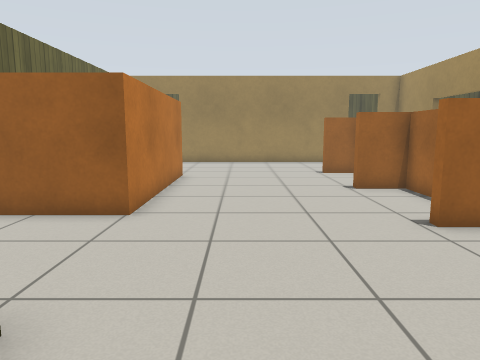
view 1 (above)

16 first-person views from a walk through a world built for the Gazebo simulator. The camera is 0.9 m above the floor, tilts 8° down and sees 70° across. The floor is counted in squares, 0.5 m on a side. Each view is taken from the middle of a square. On the plan, view 1 faces up. The plan holds only what a view shows up to about 17 squares ahead; the rest is blank. The robots in the file are not drawn. Gazebo's built-in surfaces are drawn with simple patterns.

view 2
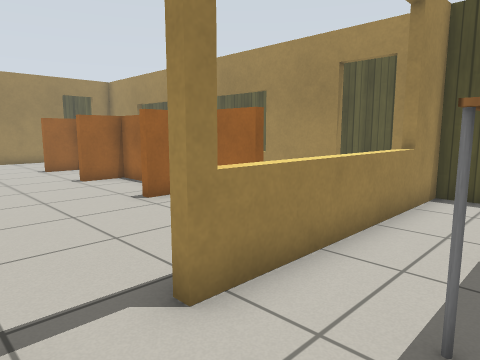

view 3
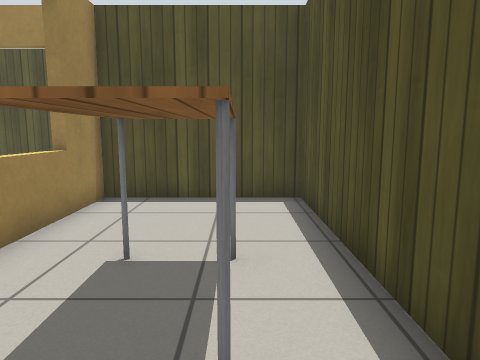

view 4
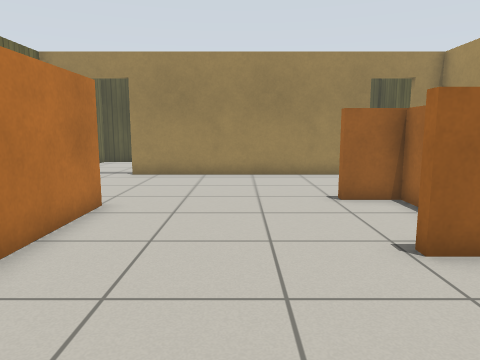

view 5
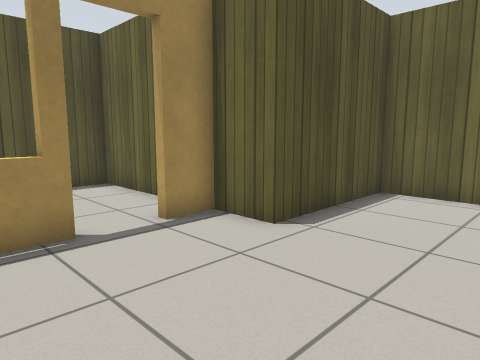

view 6
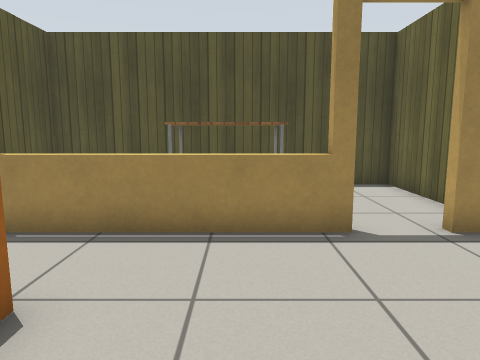

view 7
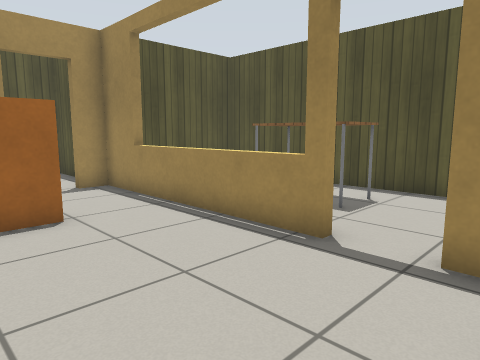

view 8
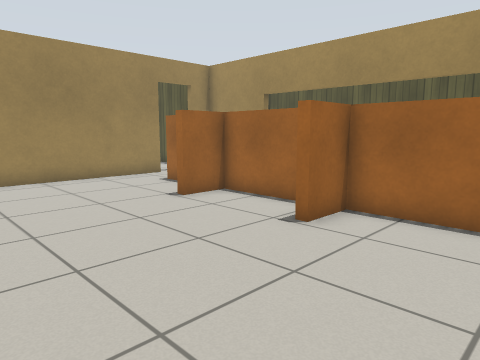

view 9
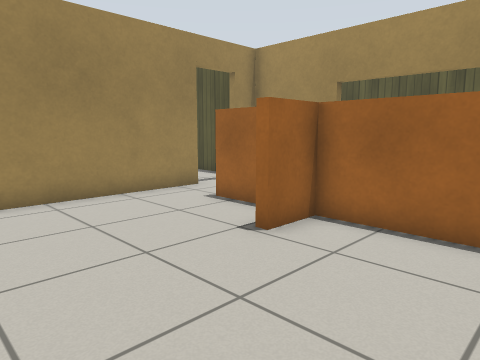

view 10
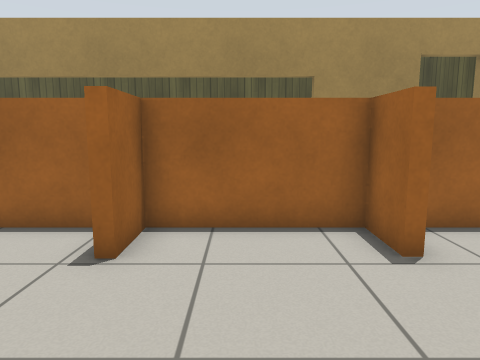

view 11
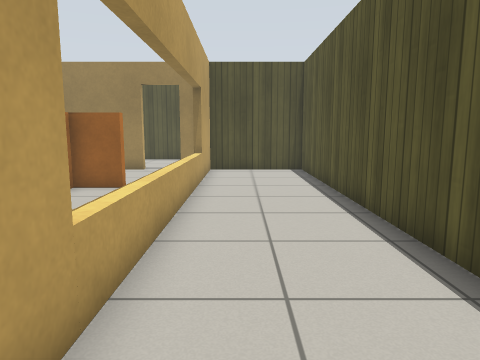

view 12
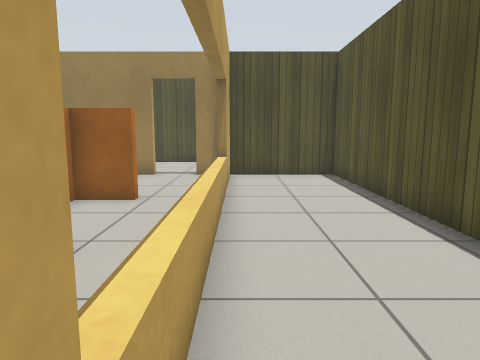

view 13
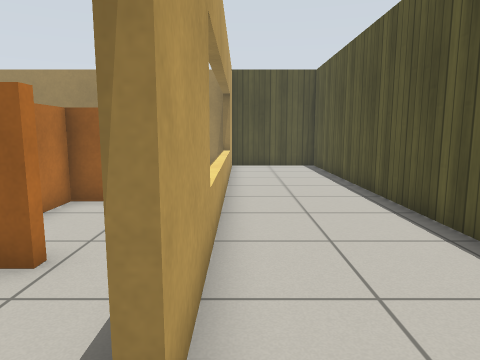

view 14
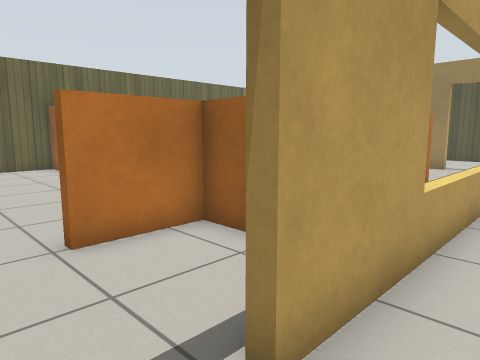

view 15
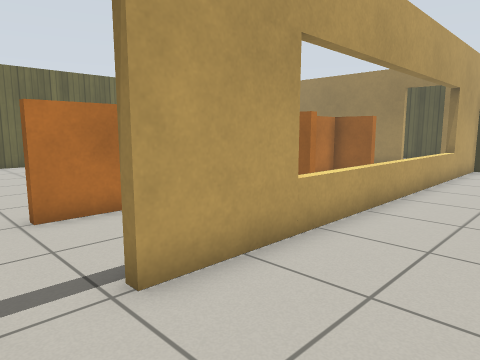

view 16
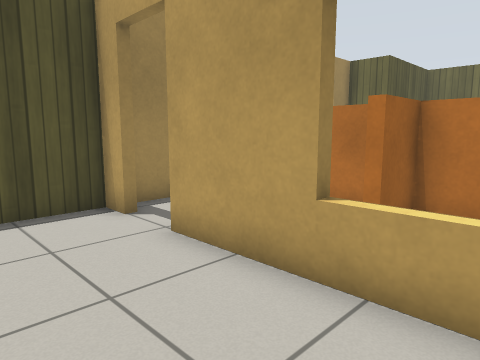

### Floor plan
Ten units are one square. View 1 is at (0, 0); x grows to the right and y downward. Boxes are objects, and circles mark ways between rooms. Rooms are numbered by the first view taken in them; rooms with no view inside come last. Other rooms are left out.
<svg viewBox="-76 -212 221 264">
<path fill="none" stroke="#000" d="M-21 14 -21 47 93 47 93 -7 10 -7M53 -118 53 -150 37 -150 37 -154M46 -63 37 -63 37 -66 53 -66 53 -108 36 -108M-24 -144 -24 -73 -71 -73M53 -36 53 -55M53 -166 53 -182M-71 -76 -71 -28 -21 -28 -21 -10 -8 -10M10 -10 54 -10M54 -204 -26 -204M96 -20 96 -10 140 -10 140 -204 96 -204 96 -38M93 -37 93 -64M73 -66 73 -63 56 -63 56 -38M54 -10 93 -10 93 -20M56 -79 56 -66 73 -66M72 -108 56 -108 56 -94M93 -64 93 -114M64 -204 54 -204M93 -154 93 -204 81 -204M73 -154 73 -150 56 -150 56 -135M93 -114 93 -154"/>
<rect x="15" y="15" width="40" height="20" fill="#bbb"><title>table</title></rect>
<circle cx="5" cy="-10" r="3" fill="#2a7"/>
<circle cx="50" cy="-25" r="3" fill="#2a7"/>
<circle cx="50" cy="-190" r="3" fill="#2a7"/>
<circle cx="93" cy="-27" r="3" fill="#2a7"/>
<circle cx="80" cy="-60" r="3" fill="#2a7"/>
<circle cx="80" cy="-110" r="3" fill="#2a7"/>
<circle cx="80" cy="-150" r="3" fill="#2a7"/>
<text x="40" y="20">1</text>
<text x="10" y="-100">2</text>
<text x="120" y="-110">3</text>
<text x="70" y="-40">4</text>
<text x="70" y="-90">5</text>
<text x="70" y="-180">6</text>
<text x="70" y="-130">7</text>
</svg>
Room 1 opens to room 2. Room 2 opens to room 4. Room 2 opens to room 6. Room 3 opens to room 4. Room 4 opens to room 5. Room 5 opens to room 7. Room 6 opens to room 7.

Where each view was taken, in squares from view 1:
view 1: 0 up, 0 right, facing up
view 2: 2 down, 1 left, facing up-right
view 3: 3 down, 0 right, facing right
view 4: 6 up, 1 right, facing up
view 5: 7 up, 3 right, facing down-left
view 6: 7 up, 3 right, facing down
view 7: 6 up, 2 left, facing down-right
view 8: 7 up, 2 left, facing up-right
view 9: 11 up, 1 left, facing up-right
view 10: 9 up, 1 left, facing right
view 11: 4 up, 11 right, facing up
view 12: 6 up, 10 right, facing up
view 13: 2 up, 10 right, facing up
view 14: 2 up, 11 right, facing up-left
view 15: 2 up, 13 right, facing up-left
view 16: 9 up, 13 right, facing down-left
